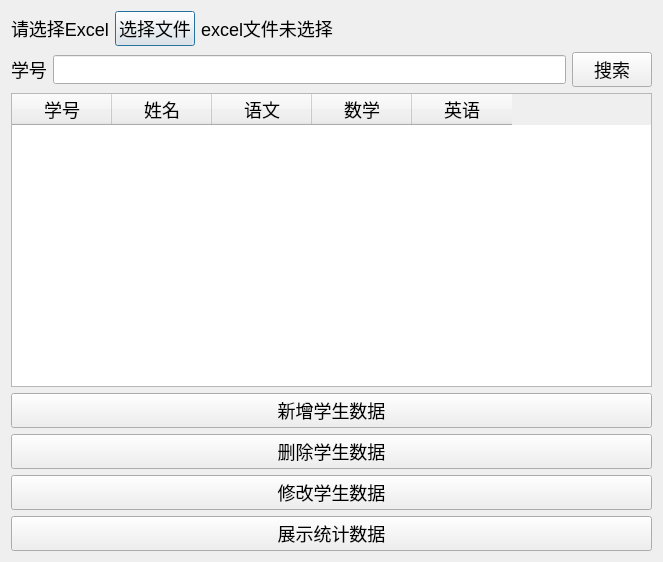
<?xml version="1.0" encoding="UTF-8"?>
<ui version="4.0">
 <class>manage</class>
 <widget class="QDialog" name="manage">
  <property name="geometry">
   <rect>
    <x>0</x>
    <y>0</y>
    <width>663</width>
    <height>562</height>
   </rect>
  </property>
  <property name="windowTitle">
   <string>Excel管理程序</string>
  </property>
  <property name="styleSheet">
   <string notr="true">* {
	font-size:18px;
}</string>
  </property>
  <layout class="QVBoxLayout" name="verticalLayout">
   <item>
    <layout class="QHBoxLayout" name="horizontalLayout" stretch="1,1,8">
     <item>
      <widget class="QLabel" name="label">
       <property name="text">
        <string>请选择Excel</string>
       </property>
      </widget>
     </item>
     <item>
      <widget class="QPushButton" name="pushButton">
       <property name="text">
        <string>选择文件</string>
       </property>
      </widget>
     </item>
     <item>
      <widget class="QLabel" name="label_excel">
       <property name="text">
        <string>excel文件未选择</string>
       </property>
      </widget>
     </item>
    </layout>
   </item>
   <item>
    <layout class="QHBoxLayout" name="horizontalLayout_2">
     <item>
      <widget class="QLabel" name="label_2">
       <property name="text">
        <string>学号</string>
       </property>
      </widget>
     </item>
     <item>
      <widget class="QLineEdit" name="lineEdit"/>
     </item>
     <item>
      <widget class="QPushButton" name="pushButton_select">
       <property name="text">
        <string>搜索</string>
       </property>
      </widget>
     </item>
    </layout>
   </item>
   <item>
    <widget class="QTableWidget" name="tableWidget">
     <column>
      <property name="text">
       <string>学号</string>
      </property>
     </column>
     <column>
      <property name="text">
       <string>姓名</string>
      </property>
     </column>
     <column>
      <property name="text">
       <string>语文</string>
      </property>
     </column>
     <column>
      <property name="text">
       <string>数学</string>
      </property>
     </column>
     <column>
      <property name="text">
       <string>英语</string>
      </property>
     </column>
    </widget>
   </item>
   <item>
    <widget class="QPushButton" name="add_single_data">
     <property name="text">
      <string>新增学生数据</string>
     </property>
    </widget>
   </item>
   <item>
    <widget class="QPushButton" name="remove_data">
     <property name="text">
      <string>删除学生数据</string>
     </property>
    </widget>
   </item>
   <item>
    <widget class="QPushButton" name="change_data">
     <property name="text">
      <string>修改学生数据</string>
     </property>
    </widget>
   </item>
   <item>
    <widget class="QPushButton" name="pushButton_show">
     <property name="text">
      <string>展示统计数据</string>
     </property>
    </widget>
   </item>
  </layout>
 </widget>
 <resources/>
 <connections/>
</ui>
